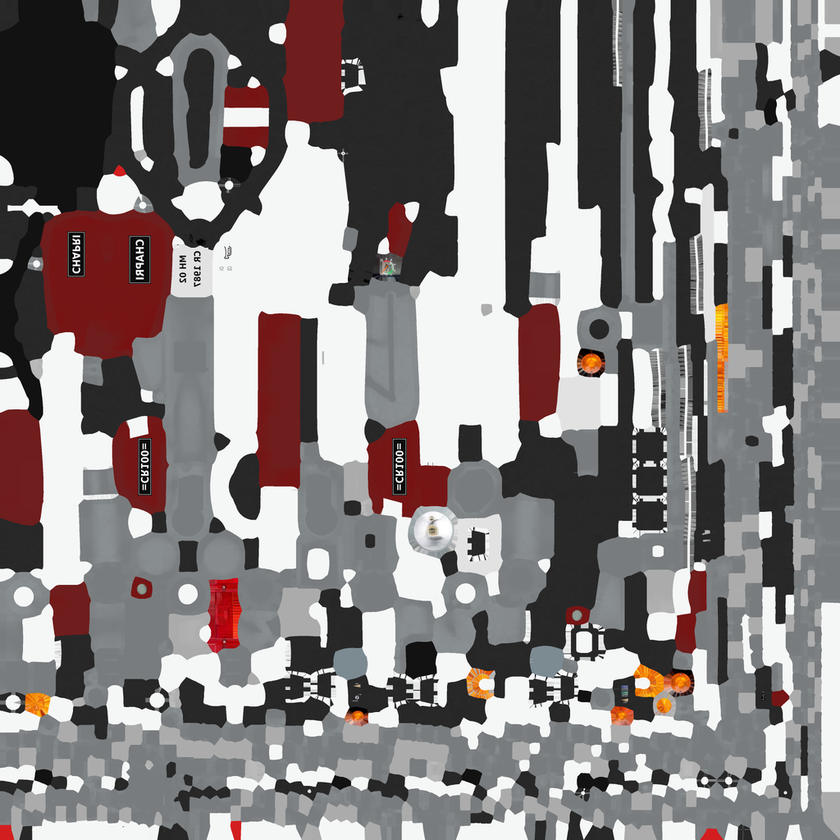
#> input picture assets/src/basecolor_cr100.png, 840 x 840 px, shrunk from 1024 x 1024 before the run
$ python paintmask.py ../../assets/src/basecolor_cr100.png ../../assets/src/basecolor_cr100.png
#> lines starting #> are read from the running program, lines starting #| are printed output that depends on the picture; after the words box and inside, x2 and y2 are one past the last pixel; in counts of white or black regions, pixels touching at a corner belong together
# Mark the bike's paintwork (maroon tank, side panels, tail) in the base-colour alpha channel so the game can repaint it.
# alpha 255 = leave alone, alpha 128 = paint. (Half alpha rather than zero keeps RGB intact through premultiplying browsers.)
import sys
import numpy as np
from PIL import Image
from scipy import ndimage
src, out = sys.argv[1], sys.argv[2]
im = Image.open(src).convert('RGB'); a = np.asarray(im).astype(float) / 255
#> further down, im is the input picture: PIL image 840x840 RGB; mean R, G, B 132.5, 126.2, 126.2
r, g = a[..., 0], a[..., 1]; mx = a.max(-1); mn = a.min(-1); s = (mx - mn) / (mx + 1e-6)
strong = (r >= mx - 1e-6) & (s > 0.45) & (mx > 0.12) & (g < 0.6 * r)
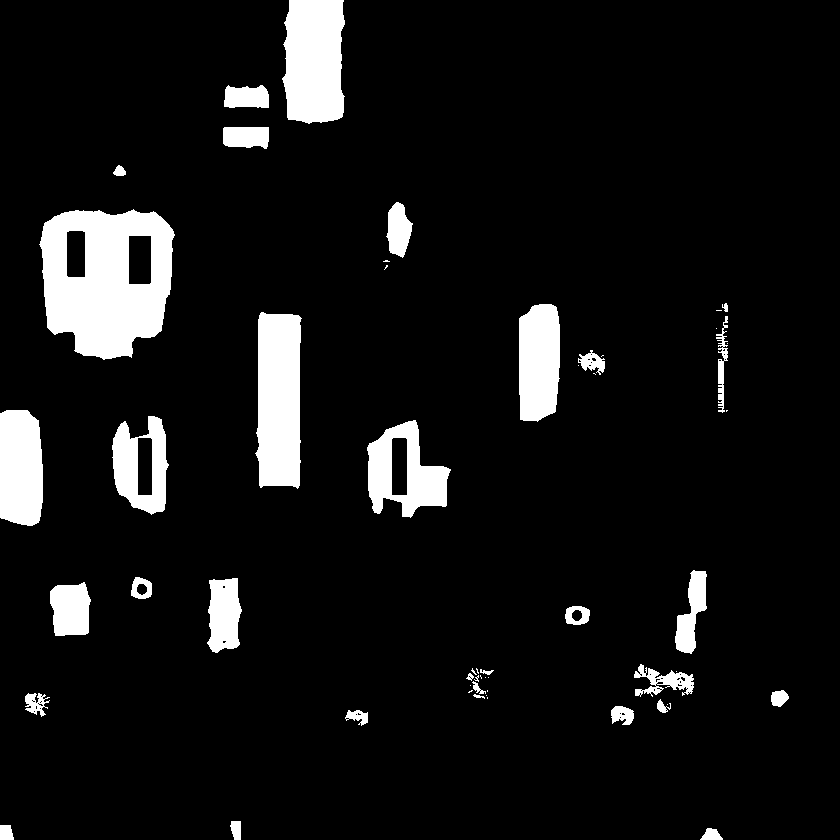
#> strong: shape (840, 840) bool; 8.2% white; 54 white regions (22 under 20 px), largest, box (x1, y1, x2, y2) and area: (39, 209, 175, 360) 14555, (255, 312, 302, 489) 7259, (282, 0, 345, 124) 6826
lab, n = ndimage.label(strong); keep = np.zeros_like(strong)
#> after `lab, n = ndimage.label(strong)`:
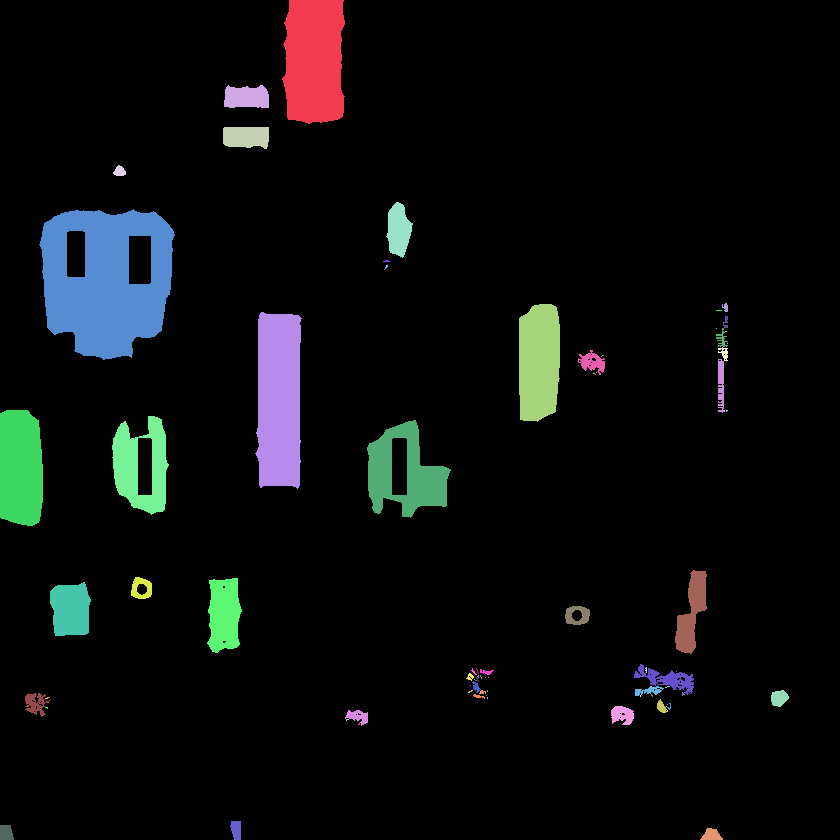
#> lab: shape (840, 840) int32; 81 distinct labels, from 0 to 80; one colour per label, 0 black
#> after `lab, n = ndimage.label(strong)`: n = 80
for i in range(1, n + 1):
  m = lab == i; cnt = m.sum()
  if cnt < 300: continue
  c = a[m].mean(0) * 255
  if 95 <= c[0] <= 135 and c[1] < 45: keep |= m   # maroon paint only: skips tail lens, reflectors, indicators
#> this loop made 80 passes
#> cnt on passes 4, 7, 8, 9, 10, 12, 14, 15, 16, 17, 18, 19: 99, 10, 7, 1, 36, 6, 37, 1, 91, 2, 1, 74
#> (cnt, c) on passes 1, 2, 3, 5, 6, 11: (6826, [110.5, 29.03, 29.03]), (886, [117.1, 22.18, 22.18]), (910, [114.8, 23.02, 23.02]), (999, [113.2, 25.35, 25.35]), (14555, [115.9, 23.15, 23.15]), (4367, [111.1, 29.29, 29.29])
#> pass 1, `m = lab == i`:
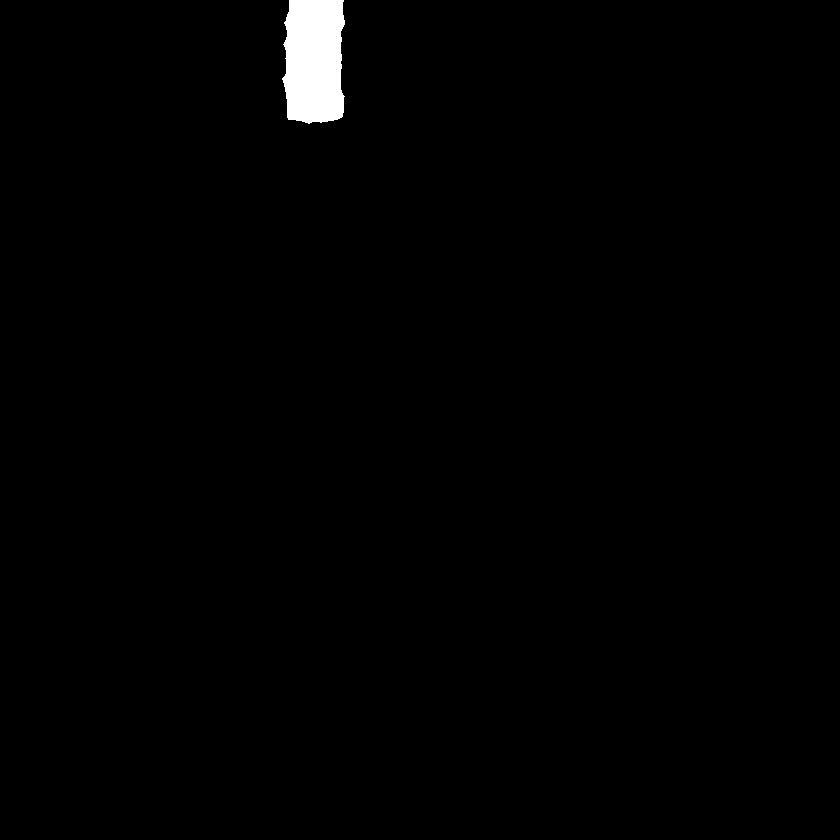
#> m: shape (840, 840) bool; 0.97% white; 1 white region, box (x1, y1, x2, y2) and area: (282, 0, 345, 124) 6826
#> after the loop:
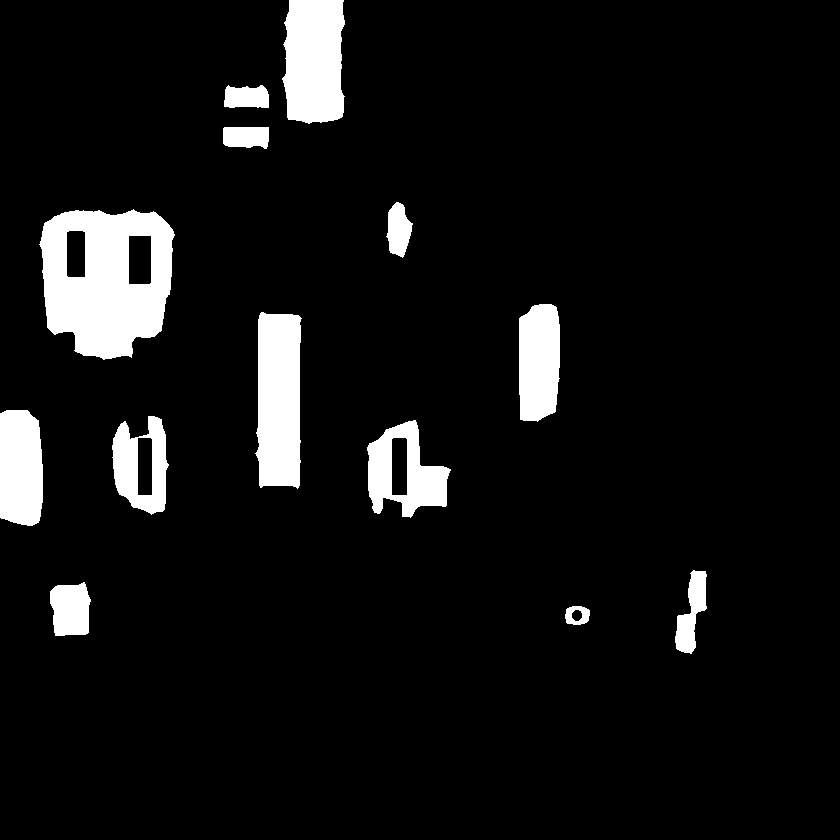
#> keep: shape (840, 840) bool; 7.3% white; 13 white regions, largest, box (x1, y1, x2, y2) and area: (39, 209, 175, 360) 14555, (255, 312, 302, 489) 7259, (282, 0, 345, 124) 6826
weak = (r >= mx - 1e-6) & (s > 0.25)
#> weak: shape (840, 840) bool; 8.6% white; 62 white regions (33 under 20 px), largest, box (x1, y1, x2, y2) and area: (39, 209, 175, 360) 14733, (255, 311, 302, 489) 7375, (282, 0, 345, 124) 6912
for _ in range(2): keep = keep | (ndimage.binary_dilation(keep) & weak)
lin = np.where(a <= 0.04045, a / 12.92, ((a + 0.055) / 1.055) ** 2.4)
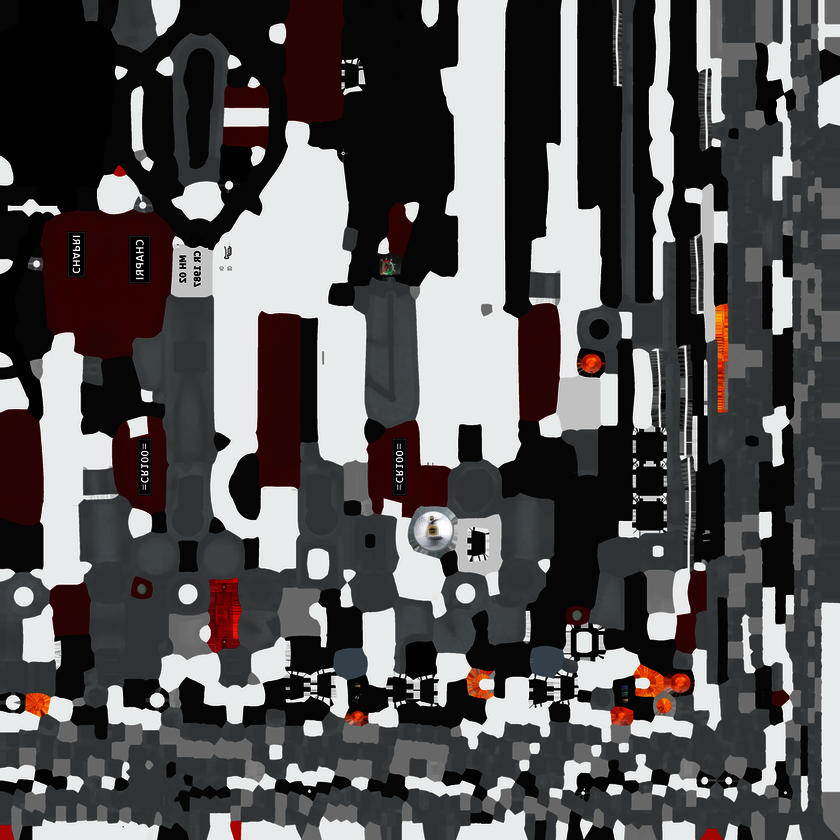
#> lin: shape (840, 840, 3) float64; mean R, G, B 0.344, 0.333, 0.335
L = (lin @ np.array([0.2126, 0.7152, 0.0722]))[keep]
print('paint px', int(keep.sum()), 'ref linear luminance', round(float(np.median(L)), 5), 'mean', round(float(L.mean()), 5))
#| paint px 52485 ref linear luminance 0.04388 mean 0.04507
alpha = np.where(keep, 128, 255).astype(np.uint8)
Image.fromarray(np.dstack([np.asarray(im), alpha])).save(out)
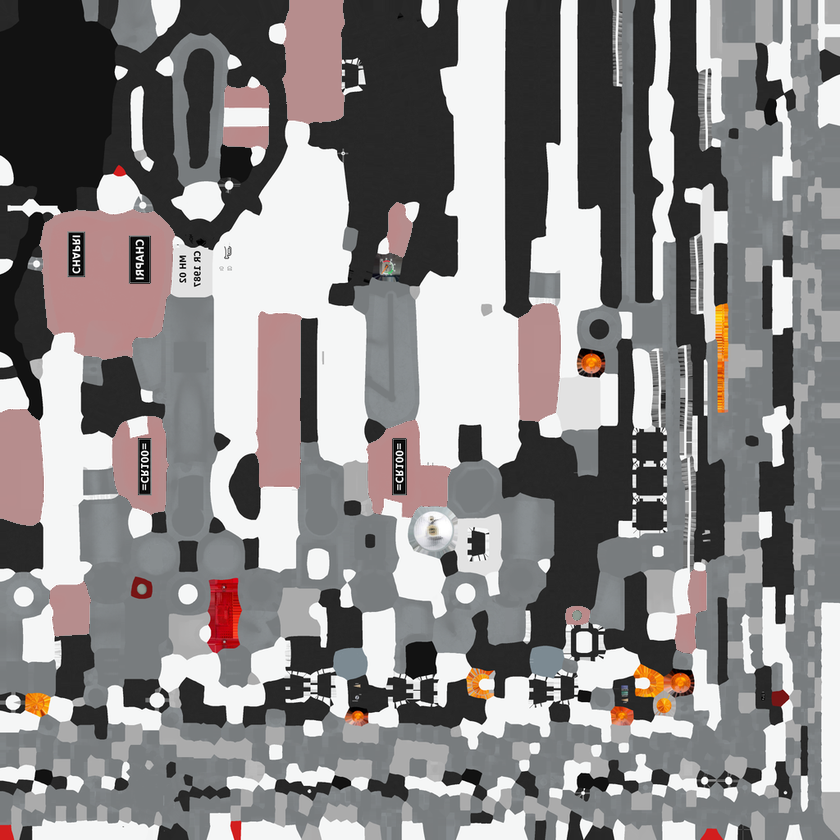
#> saved as basecolor_cr100.png: PIL image 840x840 RGBA; mean R, G, B, A 132.5, 126.2, 126.2, 245.6; transparent parts drawn white
print('saved', out)
